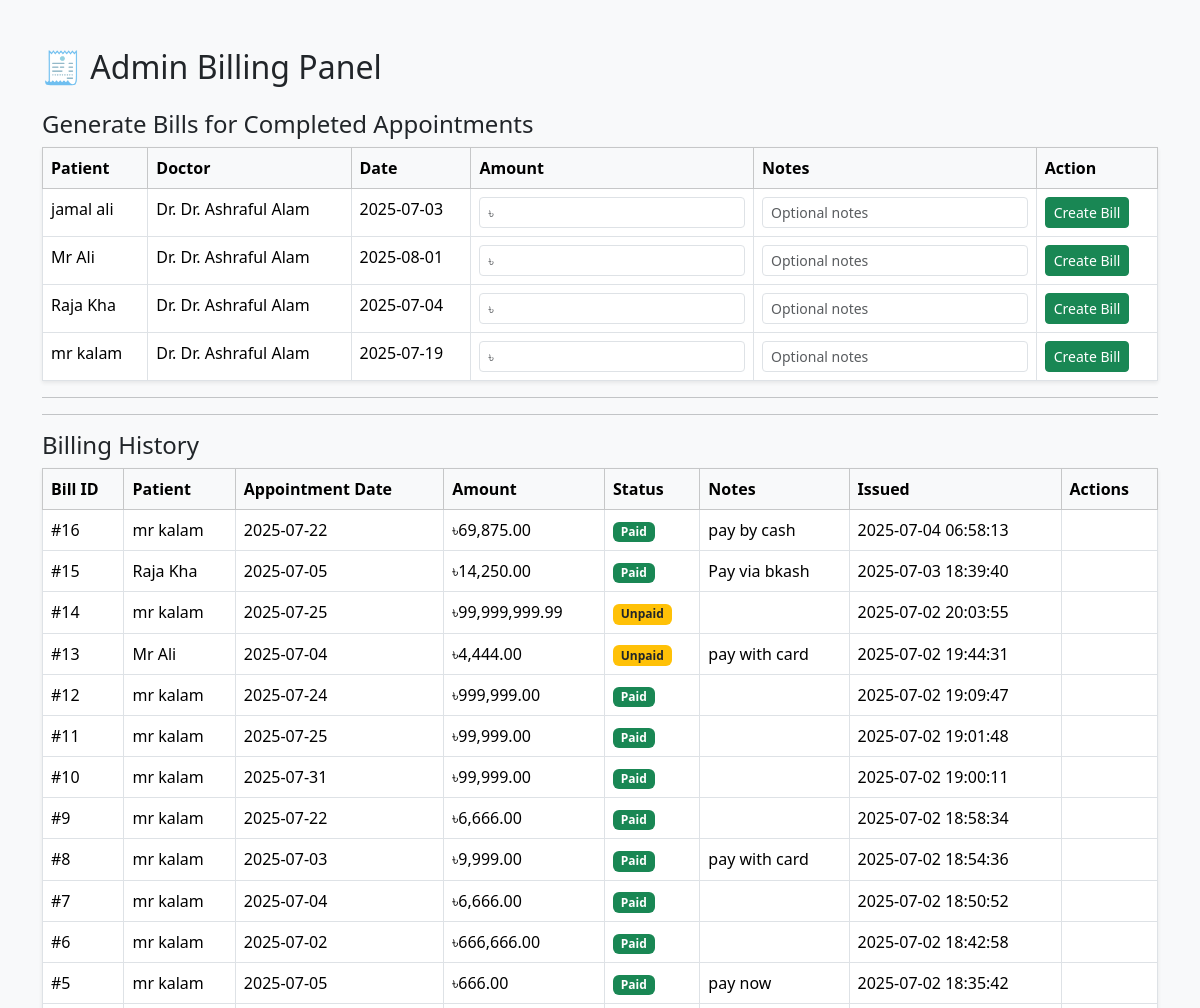
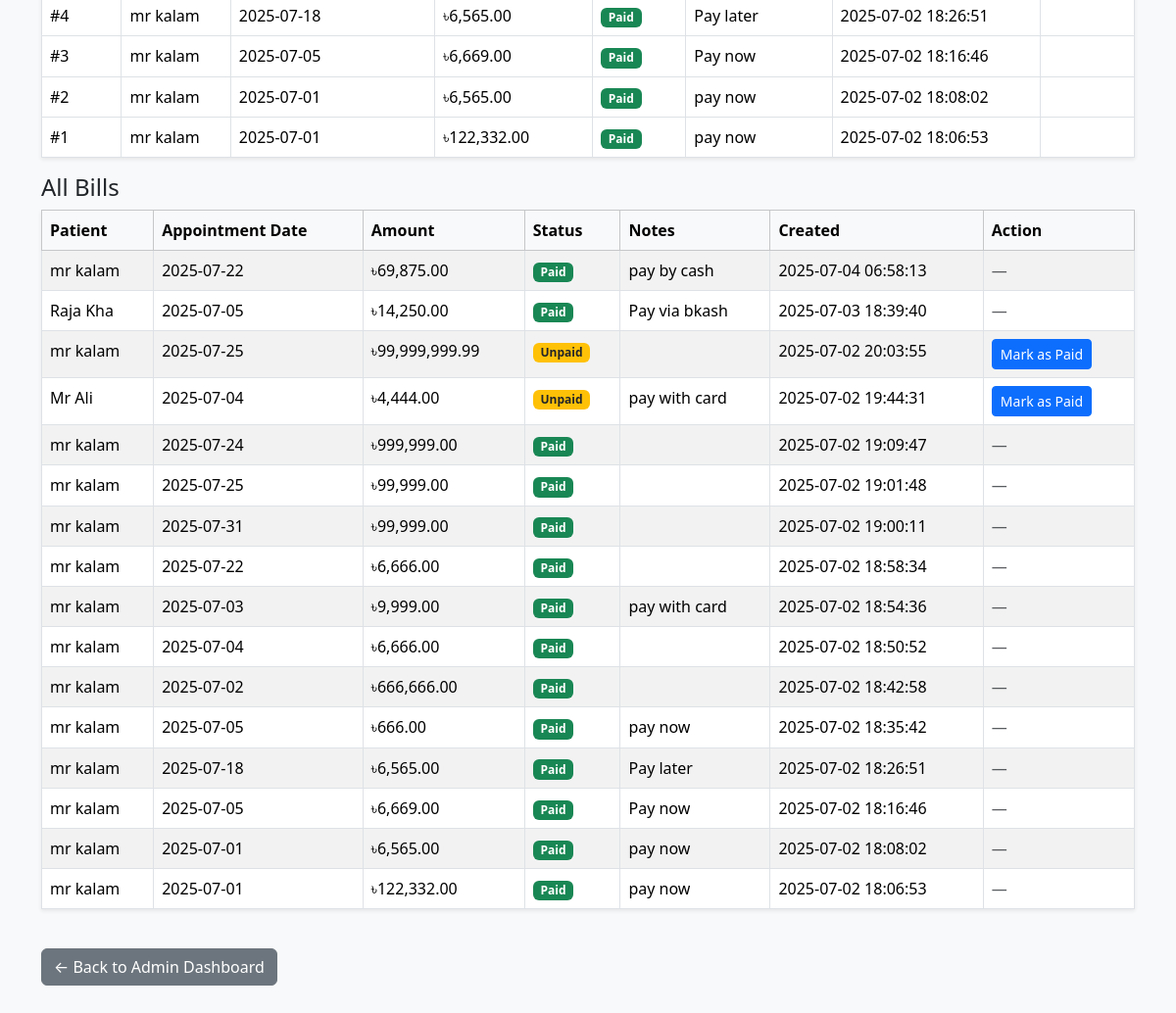
The page /admin_billing.php on the database its author committed (2 pictures, top to bottom).
### tables this page shows
CREATE TABLE `appointments` (
  `id` int(11) NOT NULL,
  `patient_id` int(11) NOT NULL,
  `doctor_id` int(11) NOT NULL,
  `appointment_date` date NOT NULL,
  `appointment_time` time NOT NULL,
  `status` enum('Scheduled','Completed','Cancelled') DEFAULT 'Scheduled',
  `created_at` timestamp NOT NULL DEFAULT current_timestamp()
);

CREATE TABLE `patients` (
  `id` int(11) NOT NULL,
  `username` varchar(50) NOT NULL,
  `password` varchar(255) NOT NULL,
  `name` varchar(100) NOT NULL,
  `email` varchar(100) DEFAULT NULL
);

CREATE TABLE `doctors` (
  `id` int(11) NOT NULL,
  `username` varchar(50) NOT NULL,
  `password` varchar(255) NOT NULL,
  `name` varchar(100) NOT NULL,
  `specialization` varchar(100) DEFAULT NULL,
  `email` varchar(100) DEFAULT NULL
);

CREATE TABLE `bills` (
  `id` int(11) NOT NULL,
  `appointment_id` int(11) NOT NULL,
  `patient_id` int(11) NOT NULL,
  `amount` decimal(10,2) NOT NULL,
  `status` enum('Unpaid','Paid') DEFAULT 'Unpaid',
  `notes` text DEFAULT NULL,
  `created_at` timestamp NOT NULL DEFAULT current_timestamp()
);

### admin_billing.php (the view, shortened to what this page needs)
<?php
require 'config.php';
$stmt = $pdo->query("
  SELECT a.id AS appointment_id, a.patient_id, p.name AS patient_name, d.name AS doctor_name, a.appointment_date
  FROM appointments a
  JOIN patients p ON a.patient_id = p.id
  JOIN doctors d ON a.doctor_id = d.id
  LEFT JOIN bills b ON a.id = b.appointment_id
  WHERE a.status = 'Completed' AND b.id IS NULL
");
$appointments = $stmt->fetchAll();
$billStmt = $pdo->query("
  SELECT b.*, p.name AS patient_name, a.appointment_date
  FROM bills b
  JOIN patients p ON b.patient_id = p.id
  JOIN appointments a ON b.appointment_id = a.id
  ORDER BY b.created_at DESC
");
$bills = $billStmt->fetchAll();
?>
<!DOCTYPE html>
<html>
<head>
	<link href="assets/css/bootstrap.min.css" rel="stylesheet">
</head>
<body class="bg-light">
	<div class="container py-5">
		<h2 class="mb-4">🧾 Admin Billing Panel</h2>
		<h4>Generate Bills for Completed Appointments</h4>
		<?php if ($appointments): ?>
			<table class="table table-bordered table-hover bg-white shadow-sm">
				<thead class="table-light">
					<tr>
						<th>Patient</th>
						<th>Doctor</th>
						<th>Date</th>
						<th>Amount</th>
						<th>Notes</th>
						<th>Action</th>
					</tr>
				</thead>
				<tbody>
					<?php foreach ($appointments as $appt): ?>
						<tr>
							<td><?= htmlspecialchars($appt['patient_name']) ?></td>
							<td>Dr. <?= htmlspecialchars($appt['doctor_name']) ?></td>
							<td><?= $appt['appointment_date'] ?></td>
							<form method="POST" action="create_bill.php" class="d-flex flex-wrap gap-2 align-items-center">
								<td><input type="number" name="amount" class="form-control form-control-sm" placeholder="৳" required></td>
								<td><input type="text" name="notes" class="form-control form-control-sm" placeholder="Optional notes"></td>
								<td><button type="submit" class="btn btn-success btn-sm">Create Bill</button></td>
							</form>
						</tr>
					<?php endforeach; ?>
				</tbody>
			</table>
		<?php else: ?>
			<div class="alert alert-info">✅ All completed appointments have been billed.</div>
		<?php endif; ?>
		<hr>
		<hr>
		<h4>Billing History</h4>
		<table class="table table-bordered table-hover bg-white shadow-sm">
			<thead class="table-light">
				<tr>
					<th>Bill ID</th>
					<th>Patient</th>
					<th>Appointment Date</th>
					<th>Amount</th>
					<th>Status</th>
					<th>Notes</th>
					<th>Issued</th>
					<th>Actions</th>
				</tr>
			</thead>
			<tbody>
				<?php if ($bills): ?>
					<?php foreach ($bills as $bill): ?>
						<tr>
							<td>#<?= $bill['id'] ?></td>
							<td><?= htmlspecialchars($bill['patient_name']) ?></td>
							<td><?= $bill['appointment_date'] ?></td>
							<td>৳<?= number_format($bill['amount'], 2) ?></td>
							<td>
								<?php if ($bill['status'] === 'Paid'): ?>
									<span class="badge bg-success">Paid</span>
								<?php else: ?>
									<span class="badge bg-warning text-dark">Unpaid</span>
								<?php endif; ?>
							</td>
							<td><?= htmlspecialchars($bill['notes']) ?></td>
							<td><?= $bill['created_at'] ?></td>
							<td>
							</td>
						</tr>
					<?php endforeach; ?>
				<?php else: ?>
					<tr>
						<td colspan="8" class="text-center text-muted">No bills found.</td>
					</tr>
				<?php endif; ?>
			</tbody>
		</table>
		<h4>All Bills</h4>
		<?php if ($bills): ?>
			<table class="table table-bordered table-striped bg-white shadow-sm">
				<thead class="table-light">
					<tr>
						<th>Patient</th>
						<th>Appointment Date</th>
						<th>Amount</th>
						<th>Status</th>
						<th>Notes</th>
						<th>Created</th>
						<th>Action</th>
					</tr>
				</thead>
				<tbody>
					<?php foreach ($bills as $bill): ?>
						<tr>
							<td><?= htmlspecialchars($bill['patient_name']) ?></td>
							<td><?= $bill['appointment_date'] ?></td>
							<td>৳<?= number_format($bill['amount'], 2) ?></td>
							<td>
								<?php if ($bill['status'] === 'Paid'): ?>
									<span class="badge bg-success">Paid</span>
								<?php else: ?>
									<span class="badge bg-warning text-dark">Unpaid</span>
								<?php endif; ?>
							</td>
							<td><?= htmlspecialchars($bill['notes']) ?></td>
							<td><?= $bill['created_at'] ?></td>
							<td>
								<?php if ($bill['status'] === 'Unpaid'): ?>
									<form method="POST" action="mark_bill_paid.php" style="display:inline;">
										<button type="submit" class="btn btn-sm btn-primary">Mark as Paid</button>
									</form>
								<?php else: ?>
									<span class="text-muted">—</span>
								<?php endif; ?>
							</td>
						</tr>
					<?php endforeach; ?>
				</tbody>
			</table>
		<?php else: ?>
			<div class="alert alert-secondary">No bills found.</div>
		<?php endif; ?>
		<a href="admin_dashboard.php" class="btn btn-secondary mt-4">← Back to Admin Dashboard</a>
	</div>
</body>
</html>

### rows shown on the page
appointments: patient.name "jamal ali", doctor.name "Dr. Ashraful Alam", appointment_date "2025-07-03"
appointments: patient.name "Mr Ali", doctor.name "Dr. Ashraful Alam", appointment_date "2025-08-01"
appointments: patient.name "Raja Kha", doctor.name "Dr. Ashraful Alam", appointment_date "2025-07-04"
appointments: patient.name "mr kalam", doctor.name "Dr. Ashraful Alam", appointment_date "2025-07-19"
bills: id "16", patient.name "mr kalam", appointment.appointment_date "2025-07-22", amount "69,875.00", status "Paid", notes "pay by cash", created_at "2025-07-04 06:58:13"
bills: id "15", patient.name "Raja Kha", appointment.appointment_date "2025-07-05", amount "14,250.00", status "Paid", notes "Pay via bkash", created_at "2025-07-03 18:39:40"
bills: id "14", patient.name "mr kalam", appointment.appointment_date "2025-07-25", amount "99,999,999.99", status "Unpaid", created_at "2025-07-02 20:03:55"
bills: id "13", patient.name "Mr Ali", appointment.appointment_date "2025-07-04", amount "4,444.00", status "Unpaid", notes "pay with card", created_at "2025-07-02 19:44:31"
bills: id "12", patient.name "mr kalam", appointment.appointment_date "2025-07-24", amount "999,999.00", status "Paid", created_at "2025-07-02 19:09:47"
bills: id "11", patient.name "mr kalam", appointment.appointment_date "2025-07-25", amount "99,999.00", status "Paid", created_at "2025-07-02 19:01:48"
bills: id "10", patient.name "mr kalam", appointment.appointment_date "2025-07-31", amount "99,999.00", status "Paid", created_at "2025-07-02 19:00:11"
bills: id "9", patient.name "mr kalam", appointment.appointment_date "2025-07-22", amount "6,666.00", status "Paid", created_at "2025-07-02 18:58:34"
bills: id "8", patient.name "mr kalam", appointment.appointment_date "2025-07-03", amount "9,999.00", status "Paid", notes "pay with card", created_at "2025-07-02 18:54:36"
bills: id "7", patient.name "mr kalam", appointment.appointment_date "2025-07-04", amount "6,666.00", status "Paid", created_at "2025-07-02 18:50:52"
bills: id "6", patient.name "mr kalam", appointment.appointment_date "2025-07-02", amount "666,666.00", status "Paid", created_at "2025-07-02 18:42:58"
bills: id "5", patient.name "mr kalam", appointment.appointment_date "2025-07-05", amount "666.00", status "Paid", notes "pay now", created_at "2025-07-02 18:35:42"
bills: id "4", patient.name "mr kalam", appointment.appointment_date "2025-07-18", amount "6,565.00", status "Paid", notes "Pay later", created_at "2025-07-02 18:26:51"
bills: id "3", patient.name "mr kalam", appointment.appointment_date "2025-07-05", amount "6,669.00", status "Paid", notes "Pay now", created_at "2025-07-02 18:16:46"
bills: id "2", patient.name "mr kalam", appointment.appointment_date "2025-07-01", amount "6,565.00", status "Paid", notes "pay now", created_at "2025-07-02 18:08:02"
bills: id "1", patient.name "mr kalam", appointment.appointment_date "2025-07-01", amount "122,332.00", status "Paid", notes "pay now", created_at "2025-07-02 18:06:53"
